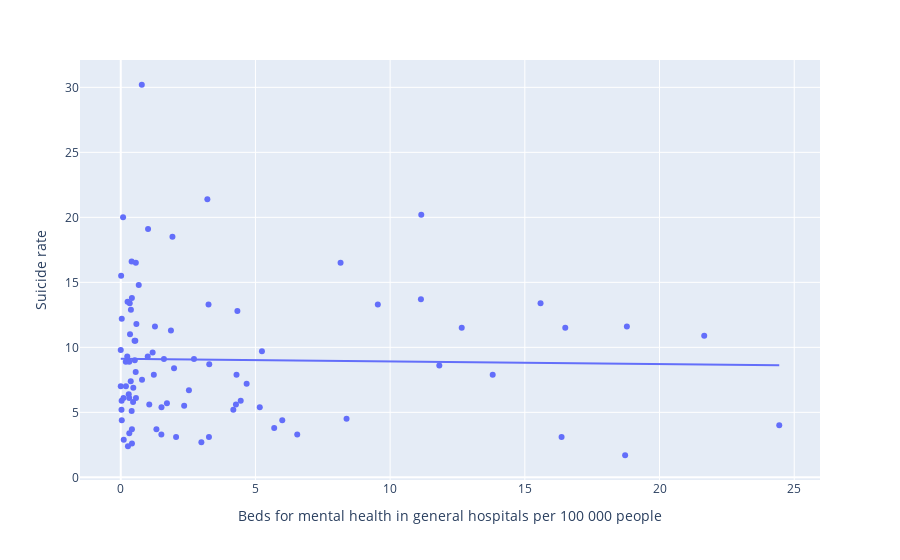

This figure's notebook cell:
### Markdown cell above
It's another positive trend for males and a lack of a trend for females. A milder case, but still. And there's another even more tempting place than last time to cut off the already cut off data that makes the figure look even more useless. I know this is the opposite of data, but here's an anecdote I don't remember the details of: I saw someone saying they lied to a doctor or psychologist of some kind to avoid being put in a mental hospital because it wouldn't have been good for them. Seems like they aren't the only one. Or countries with a bigger problem will tend to have more accommodations and this entire analysis is useless, but let's not make that our base assumption.

### Code cell
fig = px.scatter(df2016[df2016["general_h_beds_per_100k"] < 25], x="general_h_beds_per_100k", y="suicide_rate", trendline="ols")
fig.update_xaxes(title_text="Beds for mental health in general hospitals per 100 000 people"); fig.update_yaxes(title_text="Suicide rate")
fig.show()

### Figure 1 — Plotly figure (JSON) as saved in the notebook; plotly's stock layout.template omitted (floating-point values rounded to 4 significant figures)
{"data": [{"hovertemplate": "general_h_beds_per_100k=%{x}<br>suicide_rate=%{y}<extra></extra>", "legendgroup": "", "marker": {"color": "#636efa", "symbol": "circle"}, "mode": "markers", "name": "", "orientation": "v", "showlegend": false, "type": "scatter", "x": [0.296, 0.187, 4.276, 2.993, 2.718, 1.714, 0.416, 0.668, 0.315, 13.81, 3.215, 4.453, 0.565, 8.382, 1.27, 5.241, 1.001, 0, 0.79, 0.541, 1.507, 0.038, 0.413, 2.354, 2.531, 3.285, 0.513, 5.696, 18.72, 0.111, 0.781, 16.5, 0.037, 0.56, 21.66, 4.179, 0.415, 1.059, 1.603, 0.032, 11.16, 0.333, 2.054, 0.466, 0.027, 0.315, 0.555, 4.298, 3.258, 1.978, 12.66, 0.521, 1.183, 18.79, 3.274, 5.996, 0.405, 1.324, 15.58, 11.82, 0.241, 0.458, 0.344, 0.317, 0.581, 1.228, 0.253, 0.101, 16.36, 9.543, 0.267, 0.014, 0.404, 0.377, 6.551, 24.44, 4.673, 0.087, 1.919, 8.16, 11.14, 0.371, 0.192, 1.512, 5.161, 0, 4.33, 1.863, 1.014], "xaxis": "x", "y": [6.4, 8.9, 5.6, 2.7, 9.1, 5.7, 2.6, 14.8, 6.1, 7.9, 21.4, 5.9, 6.1, 4.5, 11.6, 9.7, 9.3, 7, 7.5, 10.5, 3.3, 4.4, 13.8, 5.5, 6.7, 8.7, 10.5, 3.8, 1.7, 2.9, 30.2, 11.5, 12.2, 16.5, 10.9, 5.2, 3.7, 5.6, 9.1, 5.9, 20.2, 13.4, 3.1, 6.9, 5.2, 8.9, 8.1, 7.9, 13.3, 8.4, 11.5, 9, 9.6, 11.6, 3.1, 4.4, 5.1, 3.7, 13.4, 8.6, 9.3, 5.8, 11, 3.4, 11.8, 7.9, 13.5, 6.1, 3.1, 13.3, 2.4, 15.5, 16.6, 12.9, 3.3, 4, 7.2, 20, 18.5, 16.5, 13.7, 7.4, 7, 5.4, 5.4, 9.8, 12.8, 11.3, 19.1], "yaxis": "y"}, {"hovertemplate": "<b>OLS trendline</b><br>suicide_rate = -0.0203714 * general_h_beds_per_100k + 9.11886<br>R<sup>2</sup>=0.000478<br><br>general_h_beds_per_100k=%{x}<br>suicide_rate=%{y} <b>(trend)</b><extra></extra>", "legendgroup": "", "marker": {"color": "#636efa", "symbol": "circle"}, "mode": "lines", "name": "", "showlegend": false, "type": "scatter", "x": [0, 0, 0.014, 0.027, 0.032, 0.037, 0.038, 0.087, 0.101, 0.111, 0.187, 0.192, 0.241, 0.253, 0.267, 0.296, 0.315, 0.315, 0.317, 0.333, 0.344, 0.371, 0.377, 0.404, 0.405, 0.413, 0.415, 0.416, 0.458, 0.466, 0.513, 0.521, 0.541, 0.555, 0.56, 0.565, 0.581, 0.668, 0.781, 0.79, 1.001, 1.014, 1.059, 1.183, 1.228, 1.27, 1.324, 1.507, 1.512, 1.603, 1.714, 1.863, 1.919, 1.978, 2.054, 2.354, 2.531, 2.718, 2.993, 3.215, 3.258, 3.274, 3.285, 4.179, 4.276, 4.298, 4.33, 4.453, 4.673, 5.161, 5.241, 5.696, 5.996, 6.551, 8.16, 8.382, 9.543, 11.14, 11.16, 11.82, 12.66, 13.81, 15.58, 16.36, 16.5, 18.72, 18.79, 21.66, 24.44], "xaxis": "x", "y": [9.119, 9.119, 9.119, 9.118, 9.118, 9.118, 9.118, 9.117, 9.117, 9.117, 9.115, 9.115, 9.114, 9.114, 9.113, 9.113, 9.112, 9.112, 9.112, 9.112, 9.112, 9.111, 9.111, 9.111, 9.111, 9.11, 9.11, 9.11, 9.11, 9.109, 9.108, 9.108, 9.108, 9.108, 9.107, 9.107, 9.107, 9.105, 9.103, 9.103, 9.098, 9.098, 9.097, 9.095, 9.094, 9.093, 9.092, 9.088, 9.088, 9.086, 9.084, 9.081, 9.08, 9.079, 9.077, 9.071, 9.067, 9.063, 9.058, 9.053, 9.052, 9.052, 9.052, 9.034, 9.032, 9.031, 9.031, 9.028, 9.024, 9.014, 9.012, 9.003, 8.997, 8.985, 8.953, 8.948, 8.924, 8.892, 8.892, 8.878, 8.861, 8.838, 8.801, 8.786, 8.783, 8.737, 8.736, 8.678, 8.621], "yaxis": "y"}], "layout": {"legend": {"tracegroupgap": 0}, "margin": {"t": 60}, "xaxis": {"anchor": "y", "domain": [0, 1], "title": {"text": "Beds for mental health in general hospitals per 100 000 people"}}, "yaxis": {"anchor": "x", "domain": [0, 1], "title": {"text": "Suicide rate"}}}}
